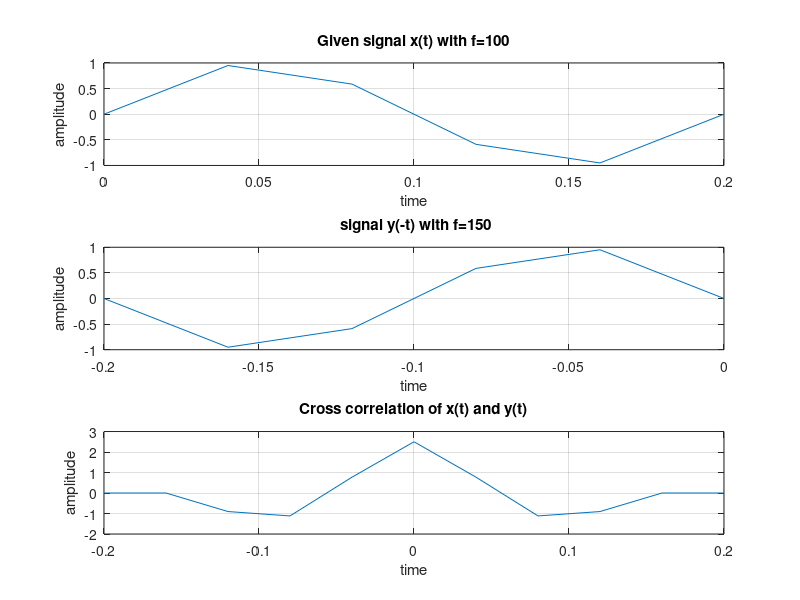

The MATLAB script that drew this image:
f1=input('enter the frequency of signal1 : ')      % Input frequency of first signal
T1=1/f1;                                           % Time period of first signal
t1=0:T1/f1:T1;                                     % Time vector for signal1
x=sin(2*pi*f1*t1);                                 % Sine wave x(t) with frequency f1

f2=input('enter the frequency of signal2 : ')      % Input frequency of second signal
T2=1/f2;                                           % Time period of second signal
t2=0:T2/f2:T2;                                     % Time vector for signal2
y=sin(2*pi*f2*t2);                                 % Sine wave y(t) with frequency f2

t22=-fliplr(t2);                                   % Time reversal of t2 → -t
y1=fliplr(y);                                      % Reversed signal y(t) → y(-t)

% Initialize matrix A for storing partial products
A=zeros(min(length(x),length(y1)),length(x)+length(y1)-1);

% Cross-correlation logic based on signal lengths
if length(x)<length(y1)
    for i=1:length(x)
        A(i,i:i+length(y1)-1)=y1(1,:);             % Align y1 in matrix A
        A(i,:)=x(i).*A(i,:);                       % Multiply x(i) with y1
    end
else
    for i=1:length(y1)
        A(i,i:i+length(x)-1)=x(1,:);               % Align x in matrix A
        A(i,:)=y1(i).*A(i,:);                      % Multiply y1(i) with x
    end
end

% Summing partial products to get cross-correlation result
c=zeros(1,length(x)+length(y1)-1);
for i=1:min(length(x),length(y1))
    c(1,:)=c(1,:)+A(i,:);                          % Accumulate row-wise sum
end

% Time vector for plotting correlation result
t=linspace(min(t1)+min(t22),max(t1)+max(t22),length(c)); 

% Plot signal x(t)
subplot(3,1,1)
plot(t1,x)
xlabel('time')
ylabel('amplitude')
grid
title('Given signal x(t) with f=100')

% Plot time-reversed signal y(-t)
subplot(3,1,2)
plot(t22,y1)
xlabel('time')
ylabel('amplitude')
grid
title(' signal y(-t) with f=150')

% Plot cross-correlation result
subplot(3,1,3)
plot(t,c)
xlabel('time')
ylabel('amplitude')
grid
title('Cross correlation of x(t) and y(t)')
